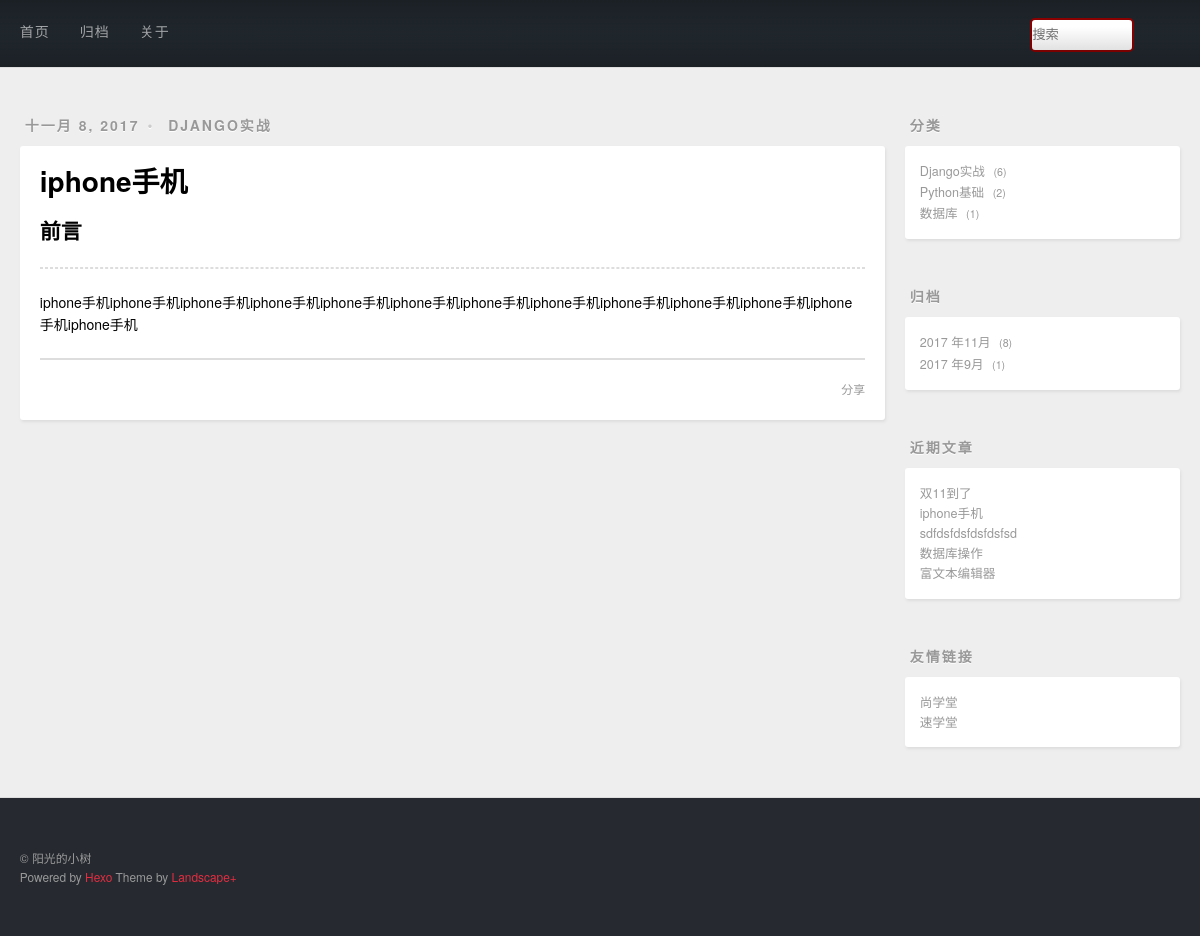
Screenshot of /post/details/9 with the database file from the repository.
### post/models.py (models this page shows, shortened)
class Post(models.Model):
    title = models.CharField(max_length=20)
    desc = RichTextUploadingField()
    content = models.TextField()
    created = models.DateField(auto_now_add=True)
    modified = models.DateTimeField(auto_now=True)
    category = models.ForeignKey(Category)
    tags = models.ManyToManyField(Tag)

class Category(models.Model):
    name = models.CharField(max_length=20,unique=True)
    def __unicode__(self):
        return u'%s'%self.name

### post/views.py (the view)
# urls.py: url(r'^post/details/(\d+)$',views.post_details_view),
def post_details_view(request,post_id):
    try:
        post = Post.objects.get(id=post_id)
    except:
        pass
    return render(request, 'details.html', {'post': post})

### post/contextprocessor.py (called while the page is built)
def slider_context_processor(request):
    context ={}
    context['category']=Post.objects.values('category','category__name').annotate(count = Count('*'))
    archive = Post.objects.values('created').order_by('-created')
    context['archive']=archive
    context['recent']=Post.objects.order_by('-created').all()[:5]
    return context

### post/templatetags/custommark.py (called while the page is built)
@register.filter
def mark(value):
    return  markdown.markdown(value)

### post/templates/details.html (shortened to what this page needs)
{% extends 'base.html' %}
{% load custommark %}
{% block main %}
    <article class="article article-type-post">
        <div class="article-meta">
          <a class="article-date">
            <time>{{ post.created|date }}</time>
          </a>
          <div class="article-category">
            <a class="article-category-link" href="#" target="_blank">{{ post.category }}</a>
          </div>
        </div>
        <div class="article-inner">
            <header class="article-header">
                <h1 itemprop="name">
                    <a class="article-title">{{ post.title }}</a>
                </h1>
            </header>
    <div class="article-entry" itemprop="articleBody">
        <h2>前言</h2>
        <hr>
    {{ post.content|mark|safe }}
    </div>
    <footer class="article-footer">
      <a data-url="存放文章的url" class="article-share-link">分享</a>
    </footer>
  </div>
    </article>
{% endblock main %}

### templates/slider.html
<aside id="sidebar">
  <div class="widget-wrap">
    <h3 class="widget-title">分类</h3>
    <div class="widget">
      <ul class="category-list">
          {% for cate in category %}
              <li class="category-list-item">
              <a class="category-list-link" href="/category/{{ cate.category }}">{{ cate.category__name }}</a>
              <span class="category-list-count">{{ cate.count }}</span>
          </li>
          {% endfor cate %}
      </ul>
      </div>
  </div>
  <div class="widget-wrap">
    <h3 class="widget-title">归档</h3>
    <div class="widget">
      <ul class="archive-list">
           {% regroup archive by created.year as year_group  %}
          {% for year in year_group %}
              {%  regroup year.list by created.month  as month_group %}
                  {% for month in month_group %}
          <li class="archive-list-item">
                      <a class="archive-list-link" href="/archive/{{ year.grouper }}/{{month.grouper}}">{{ year.grouper  }} 年{{ month.grouper }}月</a>
              <span class="archive-list-count">{{ month.list|length }}</span>
          </li>{% endfor  %}
       {% endfor %}
      </ul>
    </div>
  </div>
  <div class="widget-wrap">
    <h3 class="widget-title">近期文章</h3>
    <div class="widget">
      <ul>
         {% for p in recent %}
              <li>
            <a href="/post/details/{{ p.id }}" target="_blank">{{ p.title }}</a>
          </li>
          {% endfor %}
      </ul>
    </div>
  </div>
  <div class="widget-wrap">
    <h3 class="widget-title">友情链接</h3>
    <div class="widget">
      <ul>
          <li>
            <a href="http://www.bjsxt.com/" target="_blank">尚学堂</a>
          </li>
          <li>
            <a href="http://www.sxt.cn/" target="_blank">速学堂</a>
          </li>
      </ul>
    </div>
  </div>
</aside>

### rows the page displays
Post: created "十一月 8, 2017", category "DJANGO实战", title "iphone手机", content|mark "iphone手机iphone手机iphone手机iphone手机iphone手机iphone手机iphone手机iphone手机iphone手机iphone手机iphone手机iphone手机iphone手机"
Post: title "双11到了"
Post: title "sdfdsfdsfdsfdsfsd"
Post: title "数据库操作"
Post: title "富文本编辑器"

### other values shown
{{ cate.category__name }} "Django实战" "Python基础" "数据库"
{{ cate.count }} "6" "2" "1"
{{ year.grouper }} "2017" "2017"
{{ month.grouper }} "11" "9"
{{ month.list|length }} "8" "1"
